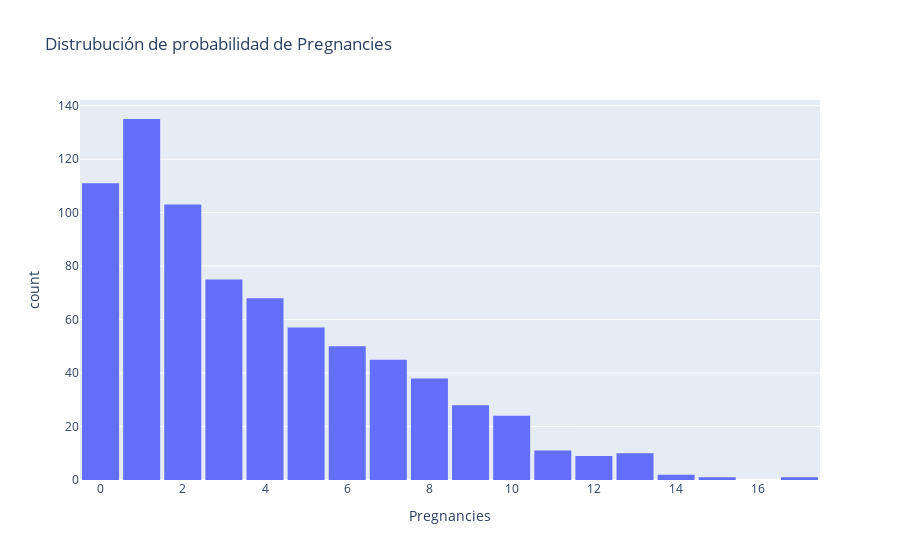
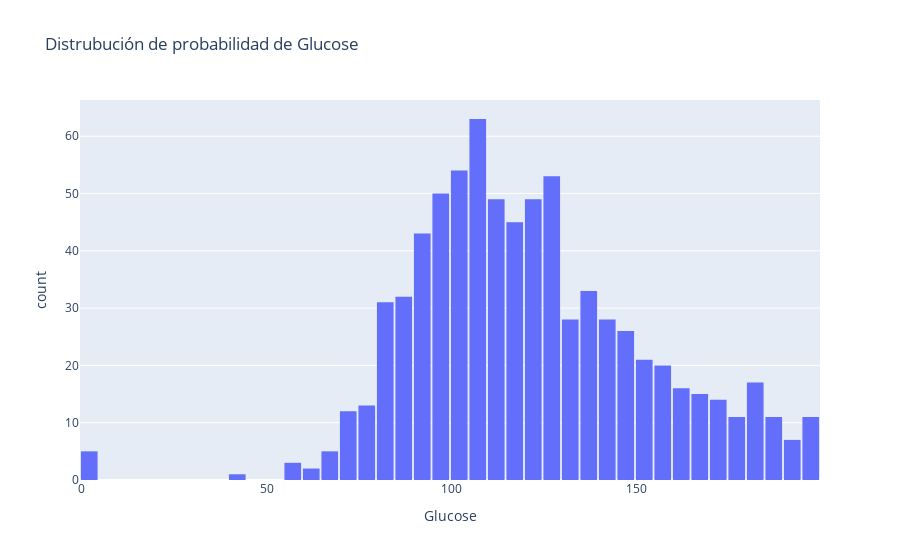
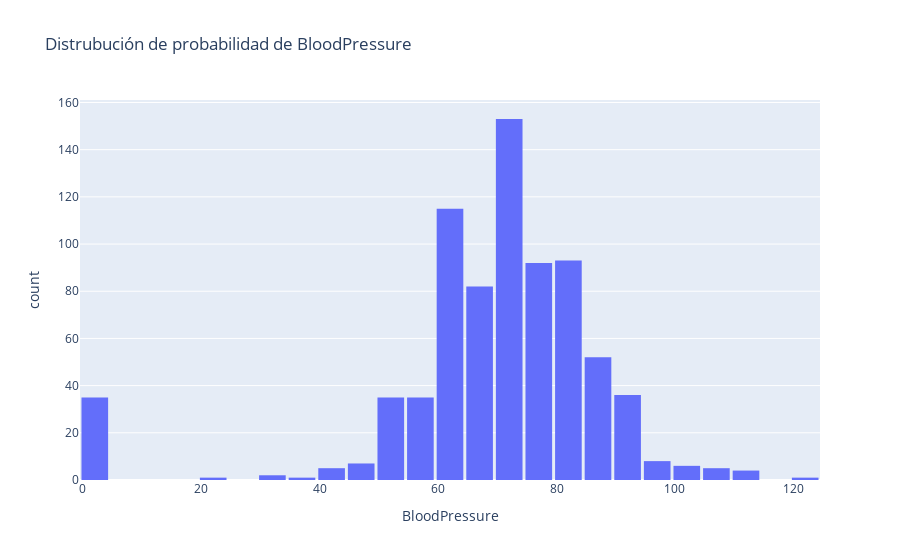
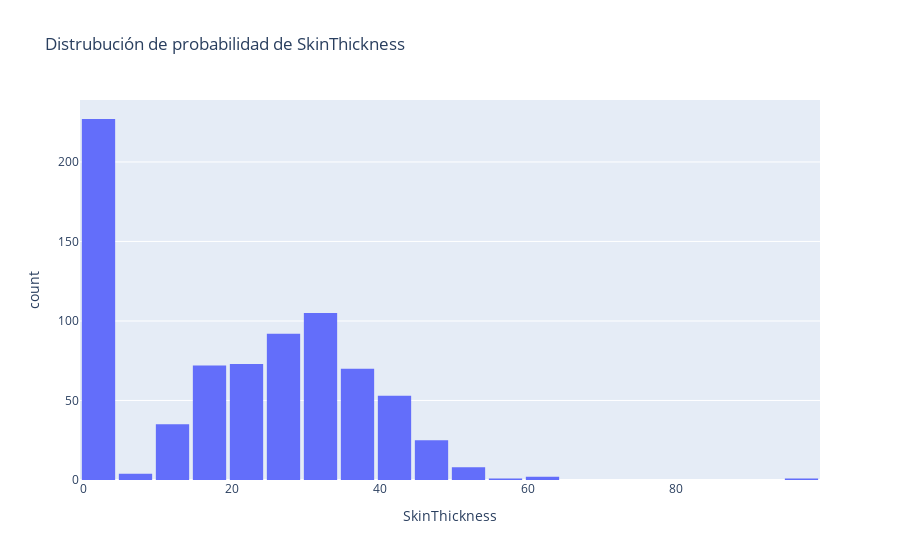

Source (notebook cell) for these figures, in order:
### Markdown cell above
### Plotly histogramas

### Code cell
for _, feature in enumerate(features):
    fig = px.histogram(df, x=feature, title=f"Distrubución de probabilidad de {feature}")
    fig.update_layout(bargap=0.1)
    fig.show()

### Figure 1 — Plotly figure (JSON) as saved in the notebook; plotly's stock layout.template omitted (floating-point values rounded to 4 significant figures; data arrays with more than 128 entries replaced by an {"elided": "..."} marker saying what was removed)
{"data": [{"alignmentgroup": "True", "bingroup": "x", "hovertemplate": "Pregnancies=%{x}<br>count=%{y}<extra></extra>", "legendgroup": "", "marker": {"color": "#636efa", "pattern": {"shape": ""}}, "name": "", "offsetgroup": "", "orientation": "v", "showlegend": false, "type": "histogram", "x": {"elided": "768 int values"}, "xaxis": "x", "yaxis": "y"}], "layout": {"autosize": true, "bargap": 0.1, "barmode": "relative", "legend": {"tracegroupgap": 0}, "title": {"text": "Distrubución de probabilidad de Pregnancies"}, "xaxis": {"anchor": "y", "autorange": true, "domain": [0, 1], "range": [-0.5, 17.5], "title": {"text": "Pregnancies"}, "type": "linear"}, "yaxis": {"anchor": "x", "autorange": true, "domain": [0, 1], "range": [0, 142.1], "title": {"text": "count"}}}}

### Figure 2 — Plotly figure (JSON) as saved in the notebook; plotly's stock layout.template omitted (floating-point values rounded to 4 significant figures; data arrays with more than 128 entries replaced by an {"elided": "..."} marker saying what was removed)
{"data": [{"alignmentgroup": "True", "bingroup": "x", "hovertemplate": "Glucose=%{x}<br>count=%{y}<extra></extra>", "legendgroup": "", "marker": {"color": "#636efa", "pattern": {"shape": ""}}, "name": "", "offsetgroup": "", "orientation": "v", "showlegend": false, "type": "histogram", "x": {"elided": "768 int values"}, "xaxis": "x", "yaxis": "y"}], "layout": {"autosize": true, "bargap": 0.1, "barmode": "relative", "legend": {"tracegroupgap": 0}, "title": {"text": "Distrubución de probabilidad de Glucose"}, "xaxis": {"anchor": "y", "autorange": true, "domain": [0, 1], "range": [-0.5, 199.5], "title": {"text": "Glucose"}, "type": "linear"}, "yaxis": {"anchor": "x", "autorange": true, "domain": [0, 1], "range": [0, 66.32], "title": {"text": "count"}}}}

### Figure 3 — Plotly figure (JSON) as saved in the notebook; plotly's stock layout.template omitted (floating-point values rounded to 4 significant figures; data arrays with more than 128 entries replaced by an {"elided": "..."} marker saying what was removed)
{"data": [{"alignmentgroup": "True", "bingroup": "x", "hovertemplate": "BloodPressure=%{x}<br>count=%{y}<extra></extra>", "legendgroup": "", "marker": {"color": "#636efa", "pattern": {"shape": ""}}, "name": "", "offsetgroup": "", "orientation": "v", "showlegend": false, "type": "histogram", "x": {"elided": "768 int values"}, "xaxis": "x", "yaxis": "y"}], "layout": {"autosize": true, "bargap": 0.1, "barmode": "relative", "legend": {"tracegroupgap": 0}, "title": {"text": "Distrubución de probabilidad de BloodPressure"}, "xaxis": {"anchor": "y", "autorange": true, "domain": [0, 1], "range": [-0.5, 124.5], "title": {"text": "BloodPressure"}, "type": "linear"}, "yaxis": {"anchor": "x", "autorange": true, "domain": [0, 1], "range": [0, 161.1], "title": {"text": "count"}}}}

### Figure 4 — Plotly figure (JSON) as saved in the notebook; plotly's stock layout.template omitted (floating-point values rounded to 4 significant figures; data arrays with more than 128 entries replaced by an {"elided": "..."} marker saying what was removed)
{"data": [{"alignmentgroup": "True", "bingroup": "x", "hovertemplate": "SkinThickness=%{x}<br>count=%{y}<extra></extra>", "legendgroup": "", "marker": {"color": "#636efa", "pattern": {"shape": ""}}, "name": "", "offsetgroup": "", "orientation": "v", "showlegend": false, "type": "histogram", "x": {"elided": "768 int values"}, "xaxis": "x", "yaxis": "y"}], "layout": {"autosize": true, "bargap": 0.1, "barmode": "relative", "legend": {"tracegroupgap": 0}, "title": {"text": "Distrubución de probabilidad de SkinThickness"}, "xaxis": {"anchor": "y", "autorange": true, "domain": [0, 1], "range": [-0.5, 99.5], "title": {"text": "SkinThickness"}, "type": "linear"}, "yaxis": {"anchor": "x", "autorange": true, "domain": [0, 1], "range": [0, 238.9], "title": {"text": "count"}}}}
